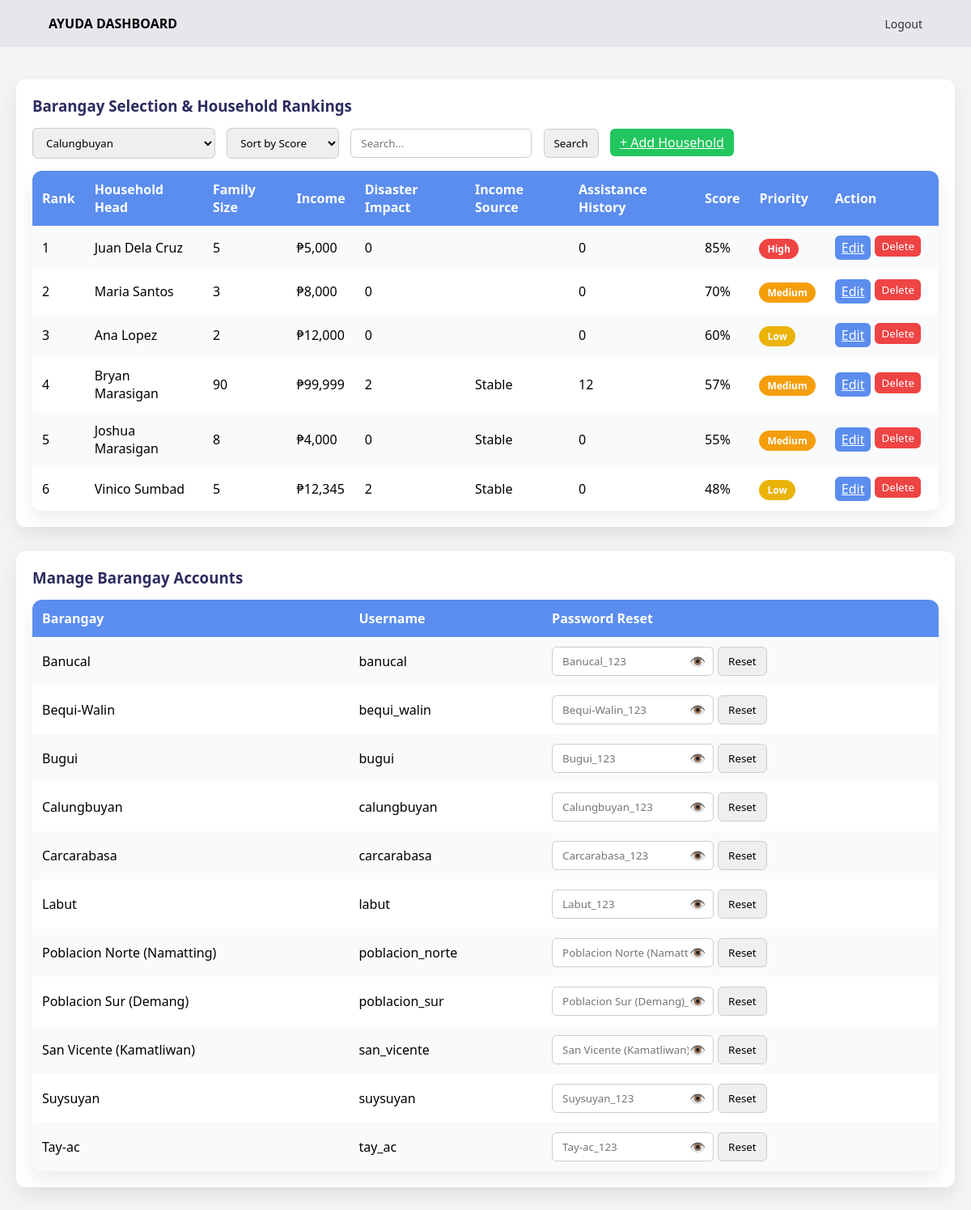
The app's page /sampledashboard.php?barangay=Calungbuyan (signed in) with its own data.
### tables this page shows
CREATE TABLE `households` (
  `id` int(11) NOT NULL,
  `household_head` varchar(100) NOT NULL,
  `family_size` int(11) NOT NULL,
  `income` decimal(10,2) NOT NULL,
  `score` int(11) NOT NULL,
  `priority` varchar(20) NOT NULL,
  `created_at` timestamp NOT NULL DEFAULT current_timestamp(),
  `disaster_impact` int(11) NOT NULL,
  `income_source` varchar(50) NOT NULL,
  `assistance_history` int(11) NOT NULL,
  `barangay` varchar(100) NOT NULL DEFAULT 'Calungbuyan'
);

CREATE TABLE `users` (
  `id` int(11) NOT NULL,
  `username` varchar(50) NOT NULL,
  `password` varchar(255) NOT NULL,
  `role` enum('MSWDO','Barangay') NOT NULL,
  `barangay` varchar(50) DEFAULT NULL
);

### sampledashboard.php (the view, shortened to what this page needs)
<?php
$conn = mysqli_connect("localhost","root","","ayuda_system");
$barangays = [];
$res = mysqli_query($conn,"SELECT DISTINCT barangay FROM users WHERE role='Barangay' ORDER BY barangay ASC");
while($row = mysqli_fetch_assoc($res)){
    $barangays[] = $row['barangay'];
}
$selected_barangay = $_GET['barangay'] ?? ($barangays[0] ?? '');
$order = "score DESC";
$search = "";
$search_query = "";
if($_SESSION['role']=='MSWDO'){
    $query = "SELECT * FROM households h1 WHERE barangay='$selected_barangay'
              AND family_size BETWEEN 1 AND 99
              AND income BETWEEN 2000 AND 100000
              $search_query
              AND id=(SELECT MAX(id) FROM households h2 WHERE h2.household_head=h1.household_head)
              ORDER BY $order
              LIMIT 50";
}
$result = mysqli_query($conn,$query);
if($_SESSION['role']=='MSWDO'){
    $accounts = mysqli_query($conn,"SELECT * FROM users WHERE role='Barangay' ORDER BY barangay ASC");
}
?>
<!DOCTYPE html>
<html>
<head>
</head>
<body>
<div class="navbar">
    <div class="logo">AYUDA DASHBOARD</div>
    <nav><a href="logout.php">Logout</a></nav>
</div>
<div class="container">
<div class="card">
<h3>Barangay Selection & Household Rankings</h3>
<form method="GET">
<?php if($_SESSION['role']=='MSWDO'): ?>
<select name="barangay" onchange="this.form.submit()">
<?php foreach($barangays as $b): ?>
<option value="<?php echo htmlspecialchars($b); ?>" <?php if($b==$selected_barangay) echo "selected"; ?>>
<?php echo htmlspecialchars($b); ?>
</option>
<?php endforeach; ?>
</select>
<?php endif; ?>
<select name="sort" onchange="this.form.submit()">
<option value="score" <?php if(!isset($_GET['sort'])) echo "selected"; ?>>Sort by Score</option>
</select>
<input type="text" name="search" placeholder="Search..." value="<?php echo htmlspecialchars($search); ?>">
<button type="submit">Search</button>
<?php if($_SESSION['role']=='MSWDO'): ?>
<a href="add_household.php" class="add-btn">+ Add Household</a>
<?php endif; ?>
</form>
<table>
<tr>
<th>Rank</th>
<th>Household Head</th>
<th>Family Size</th>
<th>Income</th>
<th>Disaster Impact</th>
<th>Income Source</th>
<th>Assistance History</th>
<th>Score</th>
<th>Priority</th>
<th>Action</th>
</tr>
<?php
$rank=1;
while($row=mysqli_fetch_assoc($result)){
    $labelClass=($row['priority']=="High")?"label-red":(($row['priority']=="Medium")?"label-orange":"label-yellow");
    echo "<tr>
    <td>".$rank++."</td>
    <td>".htmlspecialchars($row['household_head'])."</td>
    <td>".$row['family_size']."</td>
    <td>₱".number_format($row['income'])."</td>
    <td>".$row['disaster_impact']."</td>
    <td>".$row['income_source']."</td>
    <td>".$row['assistance_history']."</td>
    <td>".round($row['score'],2)."%</td>
    <td><span class='label $labelClass'>".$row['priority']."</span></td>
    <td>";
    if($_SESSION['role']=='MSWDO' || $_SESSION['barangay']==$row['barangay']){
        echo "<div class='action-buttons'>
                <a href='edit_household.php?id=".$row['id']."' class='edit-btn'>Edit</a>
                <form method='POST' action='delete_household.php'>
                    <input type='hidden' name='id' value='".$row['id']."'>
                    <button type='submit' class='delete-btn' onclick=\"return confirm('Delete this household?');\">Delete</button>
                </form>
              </div>";
    }
    echo "</td></tr>";
}
?>
</table>
</div>
<?php if($_SESSION['role']=='MSWDO'): ?>
<div class="card">
<h3>Manage Barangay Accounts</h3>
<table>
<tr>
<th>Barangay</th>
<th>Username</th>
<th>Password Reset</th>
</tr>
<?php while($acc=mysqli_fetch_assoc($accounts)): ?>
<tr>
<td><?php echo htmlspecialchars($acc['barangay']); ?></td>
<td><?php echo htmlspecialchars($acc['username']); ?></td>
<td>
<form method="POST" action="reset_password.php" style="display:flex;align-items:center; gap:5px;">
    <div class="password-wrapper">
        <input type="password" name="new_password"
               id="password-<?php echo $acc['id']; ?>"
               class="password-input"
               placeholder="<?php echo htmlspecialchars($acc['barangay'].'_123'); ?>">
        <span class="eye-toggle" onclick="togglePassword(<?php echo $acc['id']; ?>)">👁️</span>
    </div>
    <button type="submit" class="reset-btn">Reset</button>
</form>
</td>
</tr>
<?php endwhile; ?>
</table>
</div>
<?php endif; ?>
</div>
</body>
</html>

### sampledashboard.php (style rules this page uses)
* { margin:0;padding:0;box-sizing:border-box;font-family:'Segoe UI',sans-serif; }
body { background:#f3f4f6; }
.navbar { display:flex;justify-content:space-between;align-items:center;padding:18px 60px;background:#e5e7eb; }
.logo { font-size:16px;font-weight:600; }
.navbar nav a { text-decoration:none;margin-left:20px;color:#333;font-size:14px; }
.container { max-width:1200px;margin:40px auto;padding:0 20px; }
.card { background:white;border-radius:12px;box-shadow:0 10px 25px rgba(0,0,0,0.08);padding:20px;margin-bottom:30px; }
.card h3 { margin-bottom:15px;color:#2e2b5f; }
select, input, button { padding:8px 12px;margin-right:10px;border-radius:6px;border:1px solid #ccc; }
button { cursor:pointer; }
table { width:100%;border-collapse:collapse;background:white;border-radius:12px;overflow:hidden;margin-top:15px;box-shadow:0 10px 25px rgba(0,0,0,0.08); }
th,td { padding:12px;text-align:left;vertical-align:middle; }
th { background:#5b8def;color:white; }
tr:nth-child(even) { background:#f9fafb; }
.label { padding:4px 10px;border-radius:20px;color:white;font-size:12px;font-weight:600; }
.label-red { background:#ef4444; }
.label-orange { background:#f59e0b; }
.label-yellow { background:#eab308; }
.edit-btn { padding:4px 8px;background:#5b8def;color:white;border:none;border-radius:6px;cursor:pointer; }
.delete-btn { padding:4px 8px;background:#ef4444;color:white;border:none;border-radius:6px;cursor:pointer; }
.add-btn { padding:6px 12px;background:#22c55e;color:white;border:none;border-radius:6px;cursor:pointer; }
.password-wrapper { position:relative; display:inline-block; width:200px; }
.password-wrapper input.password-input { width:100%; padding-right:30px; box-sizing:border-box; }
.eye-toggle { position:absolute; right:10px; top:50%; transform:translateY(-50%); cursor:pointer; user-select:none; }
.action-buttons { display:flex; gap:5px; }
.action-buttons form { margin:0; }

### records on screen
households: household_head "Juan Dela Cruz", family_size "5", income "5,000", disaster_impact "0", assistance_history "0", score "85", priority "High"
households: household_head "Maria Santos", family_size "3", income "8,000", disaster_impact "0", assistance_history "0", score "70", priority "Medium"
households: household_head "Ana Lopez", family_size "2", income "12,000", disaster_impact "0", assistance_history "0", score "60", priority "Low"
households: household_head "Bryan Marasigan", family_size "90", income "99,999", disaster_impact "2", income_source "Stable", assistance_history "12", score "57", priority "Medium"
households: household_head "Joshua Marasigan", family_size "8", income "4,000", disaster_impact "0", income_source "Stable", assistance_history "0", score "55", priority "Medium"
households: household_head "Vinico Sumbad", family_size "5", income "12,345", disaster_impact "2", income_source "Stable", assistance_history "0", score "48", priority "Low"
users: barangay "Banucal", username "banucal"
users: barangay "Bequi-Walin", username "bequi_walin"
users: barangay "Bugui", username "bugui"
users: barangay "Calungbuyan", username "calungbuyan"
users: barangay "Carcarabasa", username "carcarabasa"
users: barangay "Labut", username "labut"
users: barangay "Poblacion Norte (Namatting)", username "poblacion_norte"
users: barangay "Poblacion Sur (Demang)", username "poblacion_sur"
users: barangay "San Vicente (Kamatliwan)", username "san_vicente"
users: barangay "Suysuyan", username "suysuyan"
users: barangay "Tay-ac", username "tay_ac"

### other values on screen
form field barangay "Calungbuyan"
